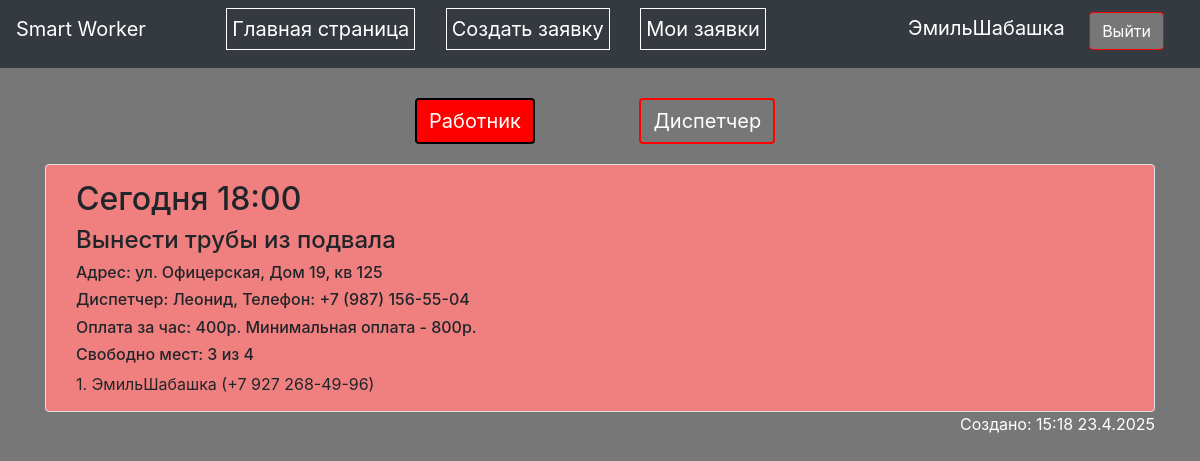
The app's page /my-works-worker (signed in), older data.
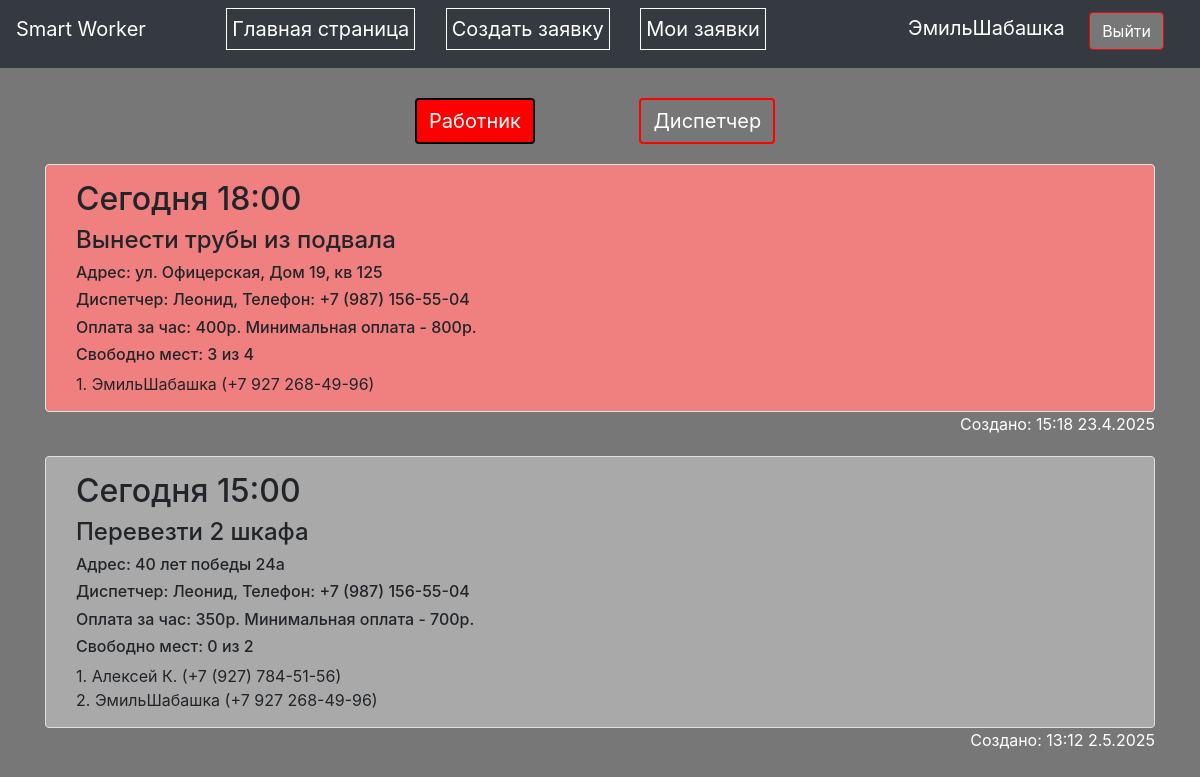
The same page, newer data.
### data/works.py (models this page shows)
class Works(SqlAlchemyBase):
    __tablename__ = 'works'
    id = sqlalchemy.Column(sqlalchemy.Integer,
                           primary_key=True, autoincrement=True)
    time = sqlalchemy.Column(sqlalchemy.String, nullable=True)
    address = sqlalchemy.Column(sqlalchemy.String, nullable=True)
    mph = sqlalchemy.Column(sqlalchemy.Integer, nullable=True)
    min_pay = sqlalchemy.Column(sqlalchemy.Integer, nullable=True)
    ready = sqlalchemy.Column(sqlalchemy.String, nullable=True)
    description = sqlalchemy.Column(sqlalchemy.String, nullable=True)
    amount = sqlalchemy.Column(sqlalchemy.Integer, nullable=True)
    free = sqlalchemy.Column(sqlalchemy.Integer, nullable=True)
    created_date = sqlalchemy.Column(sqlalchemy.DateTime,
                                     default=datetime.datetime.now)
    is_close = sqlalchemy.Column(sqlalchemy.Boolean, default=False)
    user_id = sqlalchemy.Column(sqlalchemy.Integer,
                                sqlalchemy.ForeignKey("users.id"))
    user = orm.relationship('User')

### data/users.py (models this page shows, shortened)
class User(SqlAlchemyBase, UserMixin):
    __tablename__ = 'users'
    id = sqlalchemy.Column(sqlalchemy.Integer,
                           primary_key=True, autoincrement=True)
    name = sqlalchemy.Column(sqlalchemy.String, nullable=True)
    email = sqlalchemy.Column(sqlalchemy.String,
                              index=True, unique=True, nullable=True)
    phone = sqlalchemy.Column(sqlalchemy.String, nullable=True)
    hashed_password = sqlalchemy.Column(sqlalchemy.String, nullable=True)
    created_date = sqlalchemy.Column(sqlalchemy.DateTime,
                                     default=datetime.datetime.now)
    works = orm.relationship("Works", back_populates='user')

### main.py (the view)
@app.route('/my-works-worker', methods=['GET', 'POST'])
@login_required
def my_worker_works():
    db_sess = db_session.create_session()
    works = db_sess.query(Works)
    new_works = []
    for work in works:
        flag = False
        for worker in work.ready.split(':')[:-1]:
            if int(worker.split('|')[0]) == current_user.id:
                new_works.append(work)
                break
    works = sorted(new_works, key=lambda x: (not (x.is_close), x.created_date))
    return render_template("my_works_worker.html", title='Мои Заявки', works=works)

### data/db_session.py (called while the page is built)
def create_session() -> Session:
    global __factory
    return __factory()

### main.py (called while the page is built)
@login_manager.user_loader
def load_user(user_id):
    db_sess = db_session.create_session()
    return db_sess.query(User).get(user_id)

### templates/my_works_worker.html (shortened to what this page needs)
{% extends "base.html" %}
{% block content %}
  <p>
  <a class="btn btn-primary " id="worker-btn-act" href="my-works-worker">Работник</a>
  <a class="btn btn-primary " id="dispatcher-btn" href="my-works-dispatcher">Диспетчер</a>
  </p>
{% for item in works[::-1]%}
{% if item.is_close %}
    <div class="col-md6 border rounded" id="closed">
        <h2>{{item.time}}</h2>
        <div>
            <h4>{{item.description}}</h4>
        </div>
        <div>
            <h6>Адрес: {{item.address}}</h6>
            <h6>Диспетчер: {{item.user.name}}, Телефон: {{item.user.phone}}</h6>
            <h6>Оплата за час: {{item.mph}}р. Минимальная оплата - {{item.mph*item.min_pay}}р.</h6>
            <h6>Свободно мест: {{item.free}} из {{item.amount}}</h6>
        </div>
        {% for worker in item.ready.split(':')[:-1] %}
            <div>
                {{loop.index}}.
                {{worker.split('|')[1]}}     ({{worker.split('|')[2]}})
            </div>
            {% endfor %}
    </div>
{% else %}
    <div class="col-md6 border rounded" id="opened">
        <h2>{{item.time}}</h2>
        <div>
            <h4>{{item.description}}</h4>
        </div>
        <div>
            <h6>Адрес: {{item.address}}</h6>
            <h6>Диспетчер: {{item.user.name}}, Телефон: {{item.user.phone}}</h6>
            <h6>Оплата за час: {{item.mph}}р. Минимальная оплата - {{item.mph*item.min_pay}}р.</h6>
            <h6>Свободно мест: {{item.free}} из {{item.amount}}</h6>
        </div>
        {% if item.ready %}
        <div>
            {% for worker in item.ready.split(':')[:-1] %}
            <div>
                {{ loop.index }}.
                {{worker.split('|')[1]}}     ({{worker.split('|')[2]}})
            </div>
            {% endfor %}
        </div>
        {% endif %}
    </div>
{% endif %}
<p class="timestamp">Создано: {{item.created_date.time().hour}}:{{item.created_date.time().minute}} {{item.created_date.date().day}}.{{item.created_date.date().month}}.{{item.created_date.date().year}}</p>
{% endfor %}
{% endblock %}

### templates/base.html (shortened to what this page needs)
<!doctype html>
<html lang="en">
<head>
    <link rel="stylesheet"
          href="https://stackpath.bootstrapcdn.com/bootstrap/4.4.1/css/bootstrap.min.css"
>
    <link rel="stylesheet", href="static/css/style.css">
</head>
<body>
<header class="header">
    <div>
    <nav class="navbar navbar-light bg-dark">
        {% if current_user.is_authenticated %}
            <p class="head">
                <a class="navbar-brand" id='wht-color1' href="#">Smart Worker</a>
                <a href="/" class="navbar-brand" id="mainpage_btn">Главная страница</a>
                <a href="works" class="navbar-brand" id="create_work_btn">Создать заявку</a>
                <a href="my-works-worker" class="navbar-brand" id="my_work_btn">Мои заявки</a>
            </p>
        {% else %}
            <a class="navbar-brand" id='wht-color1' href="/">Smart Worker</a>
        {% endif %}
        {% if current_user.is_authenticated %}
            <p class="head">
            <a class="navbar-brand" id='wht-color2' href="#">{{ current_user.name }}</a>
            <a id="red-color1" class="btn btn-primary" href="/logout">Выйти</a>
            </p>
        {% else %}
            <p class="head">
            <a class="btn btn-primary "  id="authorization-btn" href="/register">Зарегистрироваться</a>
            <a class="btn btn-success" id="registration-btn" href="/login">Войти</a>
            </p>
        {% endif %}
    </nav>
    </div>
</header>
<main role="main" class="container">
    {% block content %}{% endblock %}
</main>
</body>

Row changes from the older to the newer data that the page shows:
now on this page (row edited): Works: time "Сегодня 15:00", description "Перевезти 2 шкафа", address "40 лет победы 24а", user.name "Леонид", user.phone "+7 (987) 156-55-04", mph "350", item.mph*item.min_pay "700", free "0", amount "2", worker "Алексей К.", worker "+7 (927) 784-51-56", created_date.time "13", created_date.time "12", created_date "2", created_date "5", created_date "2025", User (name "ЭмильШабашка", phone "+7 927 268-49-96")
